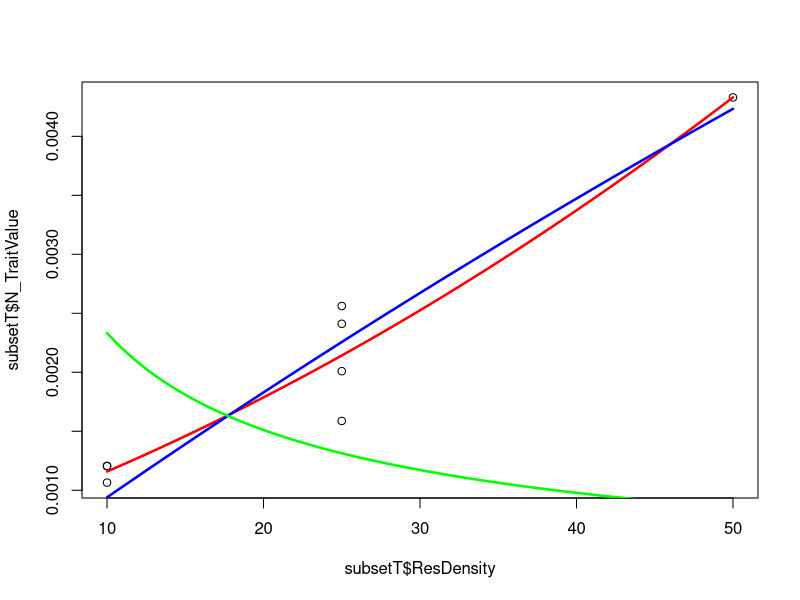
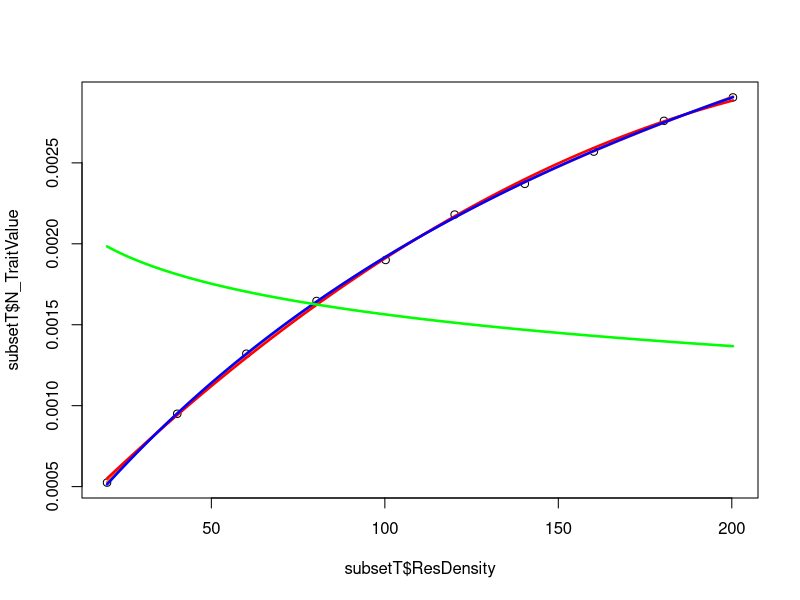
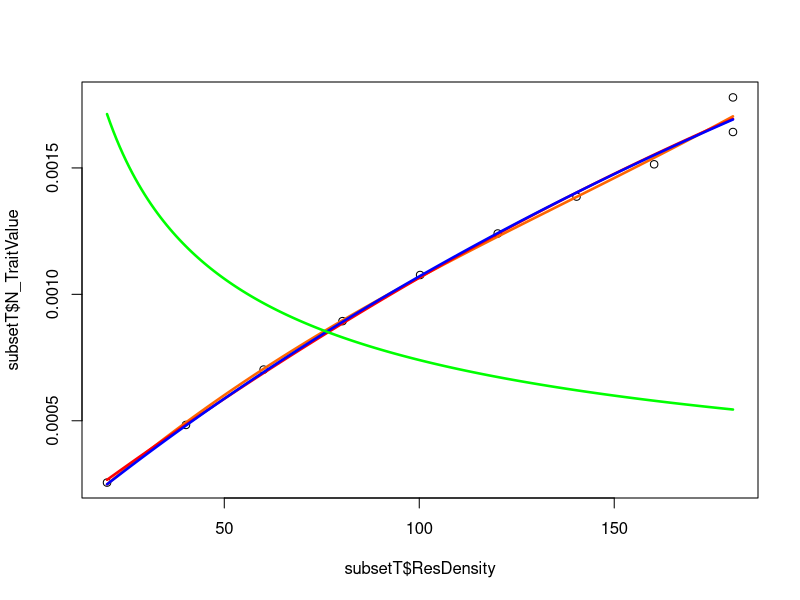
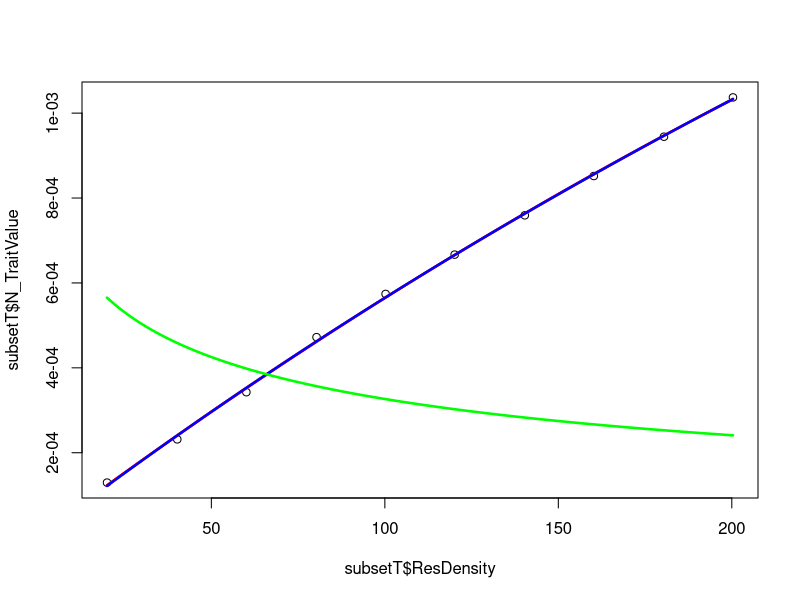
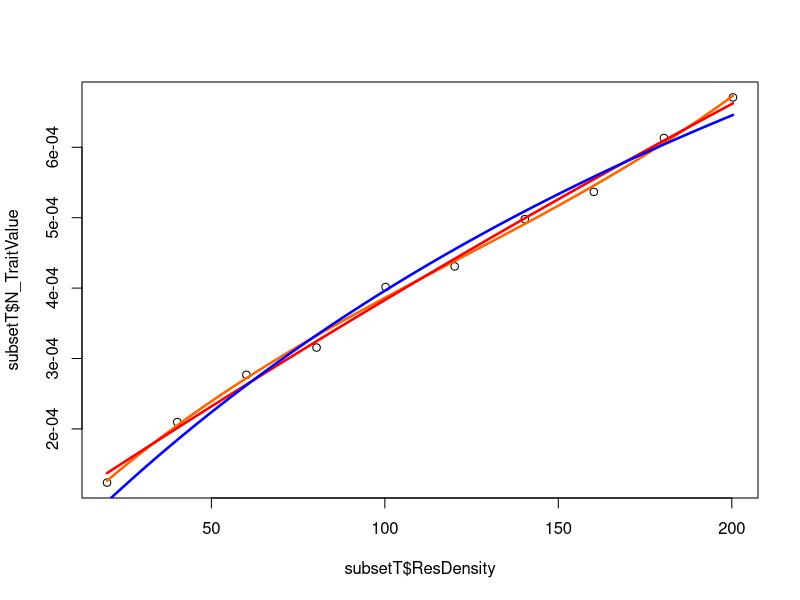
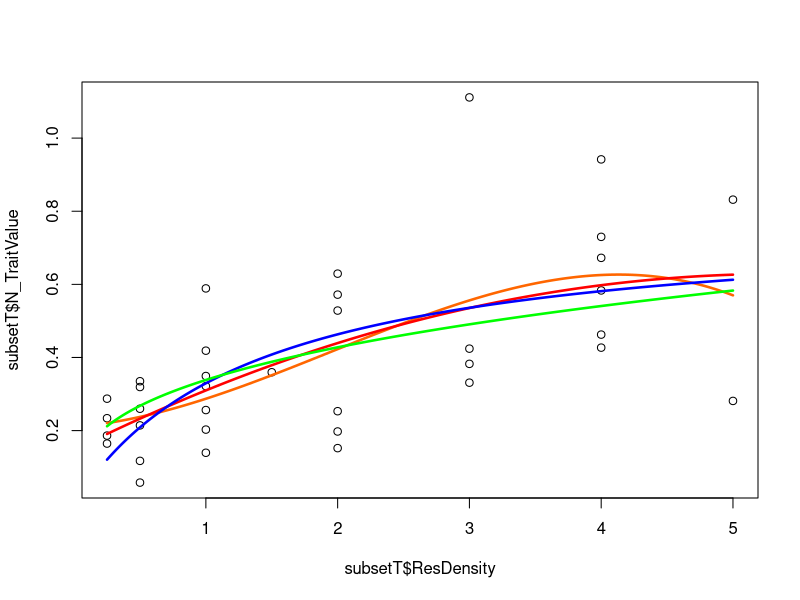
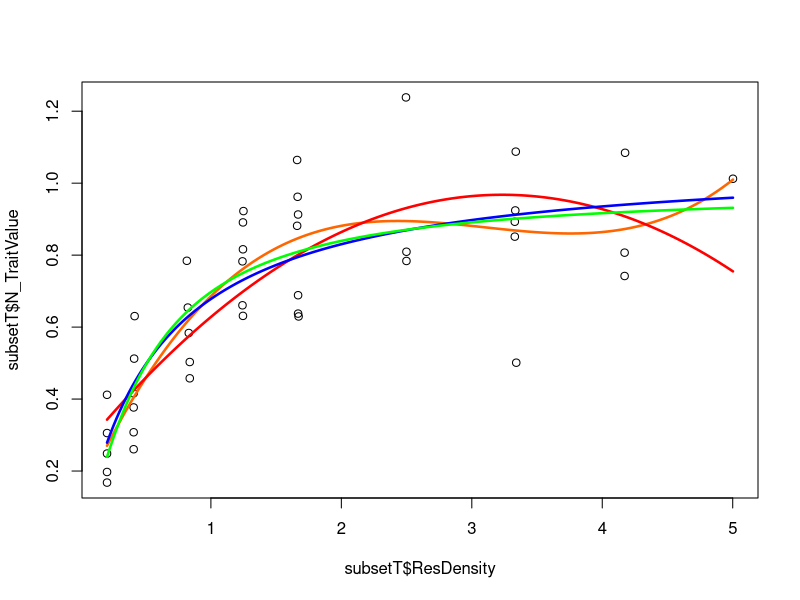
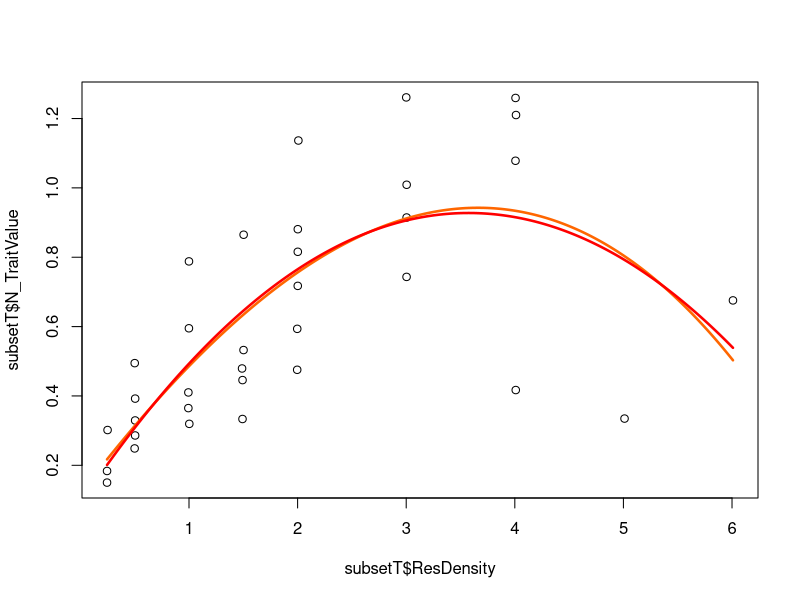

Recreate these plots in R, in order. (Note: this script raises an error after producing the figures.)
#Author: Ruth Keane (ruth.keane19@imperial.ac.uk)
#Script: datamodellingattempt.R
#Desc: data modelling with code that is no longer in use
#Arguments: none
#Input: none 
#Output: none
#Date: Nov 2019
require("minpack.lm")
#require("browser")

#load data
data<-read.csv("../Data/CRatsort.csv")


#function to find the best value for 
Maxlm<-function(subsetT){
  aobest<-vector()
  v=0
  
  #h0=max(subsetT$N_TraitValue)
  while (nrow(subsetT)>1){
    v=v+1#subsetbelowht
    #subsetT<-subset(subsetT, which(subsetT$N_TraitValue < h0))
  #  subsetT<-
 #     subsetT$N_TraitValue[which(max(subsetT$N_TraitValue))]
    #this is wrong!! abive- maYBE TRY WHICH
    hm<-which(subsetT$N_TraitValue[] == max(subsetT$N_TraitValue[],na.rm=TRUE))
    subsetT<-subsetT[-hm,]
    if (nrow(subsetT)>2){
  #linear model to find gradient- either for all or some values depending on number of values{
      modht=lm(N_TraitValue~ResDensity,data=subsetT)
    #h0=max(subsetT$N_TraitValue)
      #aobest[v,1]<-h0
      aobest[v]<-as.numeric(modht$coefficients[2])
    
    }
    hm<-0
  }
 # maxH<-which(aobest[]==max(aobest[]),na.)
  #mh<-aobest[maxH]
  mh<-max(aobest[],na.rm=TRUE)
  return(mh)
}
#to find initial values
Start<- function(subsetT) {
  h0=max(subsetT$N_TraitValue)
  #ht to find gradient of points below highest point
  a0=Maxlm(subsetT)
 # hm<-which(subsetT$N_TraitValue[] == max(subsetT$N_TraitValue[],na.rm=TRUE))
  #subsetT<-subsetT[-hm,]
  
  #subsetT<-subset(subsetT,subsetT$N_TraitVal < mout)
  
  ##obtain gridient from model
  #modht=lm(N_TraitValue~ResDensity,data=subsetT)
  #a0<-as.numeric(modht$coefficients[2])
  ##make matrix for initial values and aic
  mat<-matrix(nrow=200,ncol=4)
  #mat<-matrix(nrow=100,ncol=3)
  #for each row in matrix, sample around initial values and calculate model and AIC 
  
  
  for (k in 1:(nrow(mat))){
    #print(j)
    vala<-abs(rnorm(1,mean=a0, 1))
    valh<-abs(rnorm(1,mean=h0, 1))
    valq<-abs(rnorm(1,mean=1.5, 1))
    #valq<-0
    mat[k,1]<-vala
    mat[k,2]<-valh
    mat[k,3]<-valq
    HolFit<-try(nlsLM(N_TraitValue ~ HollingGEN(ResDensity,a,h,q), data=subsetT, start=list(a=vala, h=valh, q=valq), lower=c(0,0,-10)), silent=TRUE)
    #HolFit<-try(nlsLM(N_TraitValue ~ Holling(ResDensity,a,h), data=subsetT, start=list(a=vala, h=valh)),silent=TRUE)
    if("try-error" %in% class(HolFit)){        
      mat[k,4]<-"error"  
      #calculate AIC for sucessful
    } else {
      mat[k,4]<-AIC(HolFit) 
      #mat[j,3]<-AIC(HolFit)  
    }
  }
  #min(mat[,3])
  #minAIC<-which.min(mat[,3])
  #minAIC<-which(mat[,3] == min(mat[,3],na.rm=TRUE,arr.ind=TRUE))
  #find initial values with the lowest AIC
  minAIC<-which(mat[,4] == min(mat[,4],na.rm=TRUE,arr.ind=TRUE))
  
  #min(mat[,3])
  #mat<-as.data.frame(mat)
  #suub<-subset(mat,mat[,3]==min(mat[,3]))
  #capture initial values
  initA<-mat[minAIC,1]
  initH<-mat[minAIC,2]
  initQ<-mat[minAIC,3]
  #initA<-suub[1]
  #initH<-suub[2]
  #return(c(initA,initH)) }
  return(c(initA,initH,initQ)) }


Holling<- function(xR,a,h){
  return((a*xR)/(1+(h*a*xR)))
}
#}
HollingGEN<- function(xR,a,h,q){
  return(((a*xR)^(q+1))/(1+((h*a*xR)^(q+1))))
}
#
#listID<-39910
listID<-as.numeric(unique(data$ID))
#listID<-c(39841,39839,39842)
issuesH<-vector()
issuesG<-vector()
issuesPC<-vector()
issuesP<-vector()
modelqual<-matrix(nrow=length(listID),ncol=5)
modelqualb<-matrix(nrow=length(listID),ncol=5)

j=0
Best<-matrix(ncol=5,nrow=length(listID))
for (i in listID){
  j=j+1
  modelqual[j,1]<-i
  modelqualb[j,1]<-i
  
  subsetT<-subset(data, ID==i)
  colnames(modelqual)<-c("ID","Holling","Holling_General","Pol_Quadratic","Pol_Cubic")
  colnames(modelqualb)<-c("ID","Holling","Holling_General","Pol_Quadratic","Pol_Cubic")
  #starting values
  out<-Start(subsetT)
  #model fitting
  HolFit<-try(nlsLM(N_TraitValue ~ Holling(ResDensity,a,h), data=subsetT, start=list(a=out[1],h=out[2]),lower=c(0,0)),silent=TRUE)
  HolFitGEN<-try(nlsLM(N_TraitValue ~ HollingGEN(ResDensity,a,h,q), data=subsetT, start=list(a=out[1],h=out[2],q=out[3]),lower=c(0,0,-10)),silent=TRUE)
  pol<-try(lm(N_TraitValue ~ poly(ResDensity, degree=2), data=subsetT), silent=TRUE)
  polc<-try(lm(N_TraitValue ~ poly(ResDensity, degree=3), data=subsetT),silent=TRUE)
  Lengths<- seq(min(subsetT$ResDensity), max(subsetT$ResDensity),len=200)  
  pdf(paste0("../Results/Holgraphs/",i,".pdf") )
  plot(subsetT$ResDensity,subsetT$N_TraitValue) 
  if(!("try-error" %in% class(polc))){
    #   &(AIC(polc)!="-Inf")){
    Predic2Plotpolc<- predict.lm(polc, data.frame(ResDensity=Lengths) )
    lines(Lengths,Predic2Plotpolc,col="#FF6600",lwd=2.5) 
    if (AIC(polc)!=-Inf){
      modelqual[j,5]<-AIC(polc)}
    if (BIC(polc)!=-Inf){
      modelqualb[j,5]<-BIC(polc)}
    
    #modelqualb[j,5]<-BIC(polc)
  }else{
    issuesPC<-append(issuesPC,i)
    modelqual[j,5]<-"NA"
    modelqualb[j,5]<-"NA"
    
  }
  if("try-error" %in% class(pol)){
    issuesP<-append(issuesP,i)
    modelqual[j,4]<-"NA"
    modelqualb[j,4]<-"NA"
    
  }else{
    Predic2Plotpol<- predict.lm(pol, data.frame(ResDensity=Lengths) )
    lines(Lengths,Predic2Plotpol,col="red",lwd=2.5)
    modelqual[j,4]<-AIC(pol)
    modelqualb[j,4]<-BIC(pol)
    
  }
  if("try-error" %in% class(HolFit)){        
    issuesH<-append(issuesH,i)
    modelqual[j,2]<-"NA"
    modelqualb[j,2]<-"NA"
    
  } else {
    #   #first need to generate x so can calc predicted ys
    Predic2PlotHol<- Holling(Lengths, coef(HolFit)["a"], coef(HolFit)["h"])
    # pdf(paste0("../Results/Holgraphs/",i,".pdf") )
    #plot(subsetT$ResDensity,subsetT$N_TraitValue) 
    
    lines(Lengths,Predic2PlotHol,col="blue",lwd=2.5) 
    modelqual[j,2]<-AIC(HolFit)
    modelqualb[j,2]<-BIC(HolFit)
    
    #lines(Lengths,Predic2Plotpol,col="red",lwd=2.5) 
  }
  if("try-error" %in% class(HolFitGEN)){        
    issuesG<-append(issuesG,i)
    #pdf(paste0("../Results/Holgraphs/",i,".pdf") )
    #plot(subsetT$ResDensity,subsetT$N_TraitValue) 
    #lines(Lengths,Predic2Plotpol,col="red",lwd=2.5) 
    modelqual[j,3]<-"NA"
    modelqualb[j,3]<-"NA"
    
  } else {
    #   #first need to generate x so can calc predicted ys
    Predic2PlotHolGEN<- HollingGEN(Lengths, coef(HolFitGEN)["a"], coef(HolFitGEN)["h"] , coef(HolFitGEN)["q"])
    lines(Lengths,Predic2PlotHolGEN,col="green",lwd=2.5)
    # pdf(paste0("../Results/Holgraphs/",i,".pdf") )
    #plot(subsetT$ResDensity,subsetT$N_TraitValue) 
    #lines(Lengths,Predic2Plotpol,col="red",lwd=2.5) 
    modelqual[j,3]<-AIC(HolFitGEN)  
    modelqualb[j,3]<-BIC(HolFitGEN)  
    
  }
  graphics.off()
  ##try to move into above loop?
  #s=0
  #for (l in listID) {
  #s=s+1
  Best[j,1]<-i
  #t<-which(modelqual[,1]==l)
  #print(t)
  # Best[s,2]<-
  ###not callign correct valye
  t<-which(modelqual[,1]==i)
  u<-which(modelqualb[,1]==i)
  Best[j,2]<- which(modelqual[t,2:5]==min(as.numeric(modelqual[t,2:5]),na.rm = TRUE))
  Best[j,4]<- which(modelqualb[u,2:5]==min(as.numeric(modelqualb[u,2:5]),na.rm=TRUE))
  
  #na.rm=TRUE, arr.ind=TRUE)
  #Best[j,2]<- which(modelqual[j,2:5]==a), na.rm=TRUE, arr.ind=FALSE))
  
  Best[j,3]<-min(as.numeric(modelqual[t,2:5]),na.rm=TRUE)
  Best[j,5]<-min(as.numeric(modelqualb[u,2:5]),na.rm=TRUE)
  
  #this isnt working bc l isn't an index
  #  }
}

write.csv(Best,"../Results/CRatBest.csv")

#minAIC<-which(mat[,4] == min(mat[,4],na.rm=TRUE,arr.ind=TRUE))

#     #AICdiff<-AIC(PowFit)-AIC(QuaFit)
#     #print(paste("AIC difference for", i, "is", AICdiff))
#     #BICdiff<-BIC(PowFit)-BIC(QuaFit)
#     #print(paste("BIC difference for", i, "is", BICdiff))
#
# ####this code is v bad, fix!'
# # size<-nrow(subset)
# #sizes<-c(sizes,size)
# #}
# #sort(sizes)
#
# ##SHOOULD I GRAB MEAN?
# #model<-function(a,xR,h){
# #  return((a*xR)/(1+(h*a*xR)))
# #}
# for (j in 1:(nrow(mat))){
#   vala<-rnorm(1,out[1], 1)
#   valh<-rnorm(1,out[2], 1)
#   mat[j,1]<-vala

#   mat[j,2]<-valh
#   HolFit<-nlsLM(N_TraitValue ~ Holling(ResDensity, a, h), data=subsetT, start=list(a=vala, h=valh))
#   mat[j,3]<-AIC(HolFit)
#   return(mat)
#This works! 20 where doesn't.' remove? then compare with polyomial for eACH ? AIC
